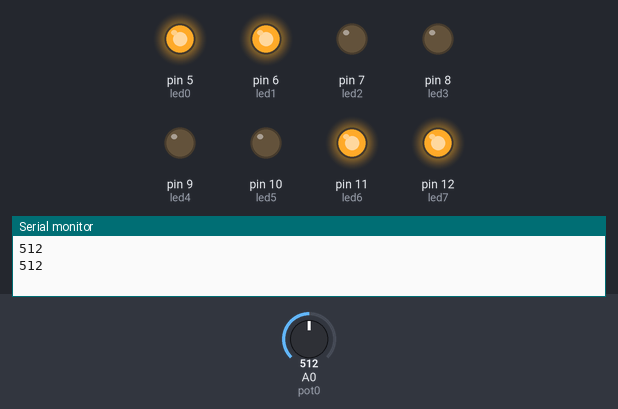
The sketch below on a simulated Arduino Uno, built with avr-gcc and run on an emulated ATmega328P. Parts: output pins drawn as LEDs (lit = HIGH), the last lines printed to the serial monitor. Dashed ring = blinking. Inputs (shaded band) come from the test bench; at power-on: A0 (pot0) = 512.

Above: at 7.0 s.
7.1 s: A0 (pot0) set to 122
At 12.0 s:
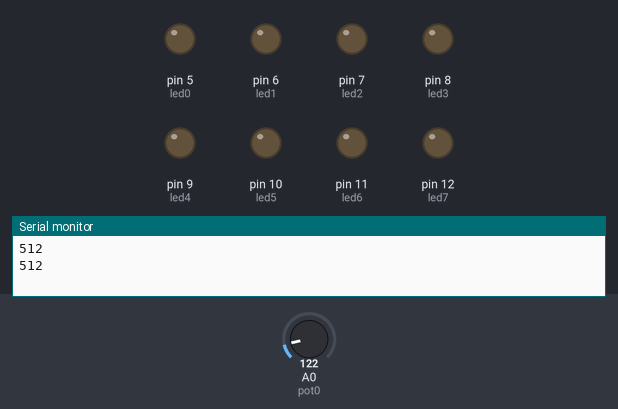
14.1 s: A0 (pot0) set to 0
At 14.3 s:
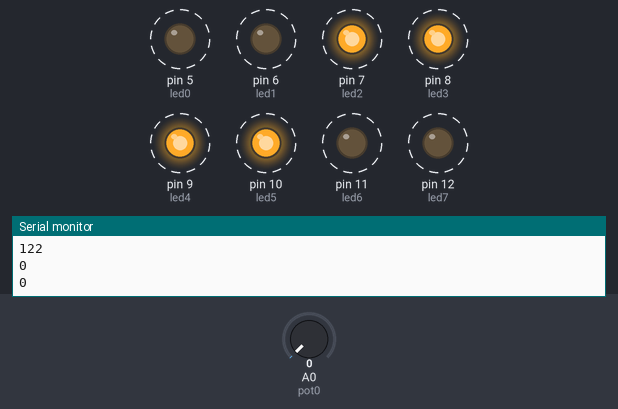
21.1 s: A0 (pot0) set to 306
At 21.9 s:
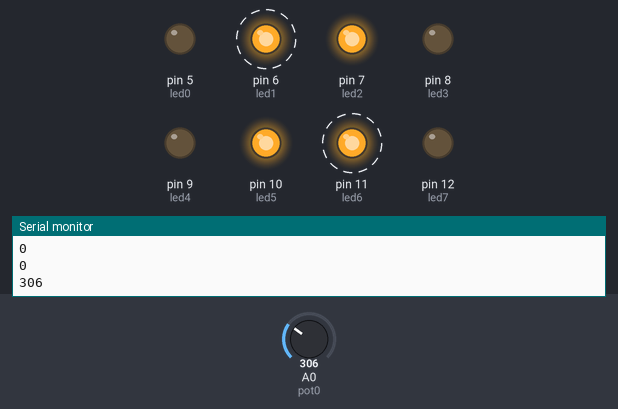
Timing chart, 0 to 34.1 s (numbered marks = the images above; inputs shaded):
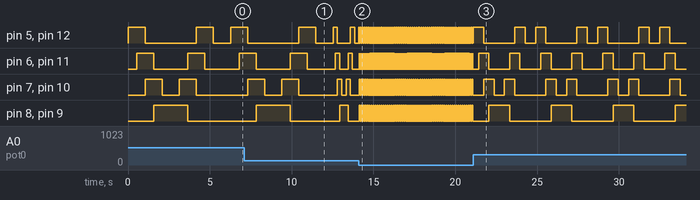

Measured:
- after the input at 14.1 s, pin 6 (led1), pin 11 (led6): alternates HIGH for 0.02 s and LOW for 0.04 s, starting at once; pin 8 (led3), pin 9 (led4): alternates HIGH for 0.04 s and LOW for 0.08 s, starting at once
- after the input at 21.1 s, pin 6 (led1), pin 11 (led6): alternates HIGH for 0.63 s and LOW for 1.3 s, starting after 0.33 s
- by itself, pin 5 (led0), pin 12 (led7): repeats every 3.8 s: LOW 1.9 s, HIGH 0.63 s, LOW 0.63 s, HIGH 0.63 s
- by itself, pin 6 (led1), pin 11 (led6): alternates HIGH for 1.0 s and LOW for 2.1 s
- by itself, pin 7 (led2), pin 10 (led5): repeats every 3.8 s: LOW 0.63 s, HIGH 0.63 s, LOW 1.9 s, HIGH 0.63 s

The sketch:

Velocitat-002.ino
```cpp
/***********************************************************************************/
/**                                                                               **/
/**                             Velocitat de 8 LEDs                               **/
/**                                                                               **/
/***********************************************************************************/
//********** Includes **************************************************************/
//********** Variables *************************************************************/
const byte led0 = 5;          // donar nom al pin 5 de l’Arduino
const byte led1 = 6;          // donar nom al pin 6 de l’Arduino
const byte led2 = 7;          // donar nom al pin 7 de l’Arduino
const byte led3 = 8;          // donar nom al pin 8 de l’Arduino
const byte led4 = 9;          // donar nom al pin 9 de l’Arduino
const byte led5 = 10;         // donar nom al pin 10 de l’Arduino
const byte led6 = 11;         // donar nom al pin 11 de l’Arduino
const byte led7 = 12;         // donar nom al pin 12 de l’Arduino
const byte pot0 = A0;         // donar nom al pin A0 de l’Arduino

unsigned long velocitat = 20;          // velocitat de l'acció en ms
int valPot0;                 // guardar valor del potenciometre

//********** Setup ****************************************************************
void setup()
{
  pinMode(led0, OUTPUT);     // definir el pin 5 com una sortida
  pinMode(led1, OUTPUT);     // definir el pin 6 com una sortida
  pinMode(led2, OUTPUT);     // definir el pin 7 com una sortida
  pinMode(led3, OUTPUT);     // definir el pin 8 com una sortida
  pinMode(led4, OUTPUT);     // definir el pin 9 com una sortida
  pinMode(led5, OUTPUT);     // definir el pin 10 com una sortida
  pinMode(led6, OUTPUT);     // definir el pin 11 com una sortida
  pinMode(led7, OUTPUT);     // definir el pin 12 com una sortida
  Serial.begin(9600);
}

//********** Loop *****************************************************************
void loop()
{
  valPot0 = analogRead(pot0);   // llegir valor del potenciòmetre
  Serial.println(valPot0);
  velocitat = 10 + valPot0;     // actualitzar velocitat amb el valor del potenciòmetre
  			          // anira de 10 a 1034ms
  digitalWrite(led0, HIGH);    // posar a 5V el pin 5
  digitalWrite(led1, LOW);    // posar a 5V el pin 6
  digitalWrite(led2, LOW);    // posar a 5V el pin 7
  digitalWrite(led3, LOW);    // posar a 5V el pin 8
  digitalWrite(led4, LOW);    // posar a 5V el pin 9
  digitalWrite(led5, LOW);    // posar a 5V el pin 10
  digitalWrite(led6, LOW);    // posar a 5V el pin 11
  digitalWrite(led7, HIGH);    // posar a 5V el pin 12

delay(velocitat);                  // es queden leds 500ms encesos

  digitalWrite(led0, HIGH);     // posar a 0V el pin 5
  digitalWrite(led1, HIGH);     // posar a 0V el pin 6
  digitalWrite(led2, LOW);     // posar a 0V el pin 7
  digitalWrite(led3, LOW);     // posar a 0V el pin 8
  digitalWrite(led4, LOW);     // posar a 0V el pin 9
  digitalWrite(led5, LOW);     // posar a 0V el pin 10
  digitalWrite(led6, HIGH);     // posar a 0V el pin 11
  digitalWrite(led7, HIGH);     // posar a 0V el pin 12

delay(velocitat);                // es queden leds 500ms apagats

  digitalWrite(led0, LOW);    // posar a 5V el pin 5
  digitalWrite(led1, HIGH);    // posar a 5V el pin 6
  digitalWrite(led2, HIGH);    // posar a 5V el pin 7
  digitalWrite(led3, LOW);    // posar a 5V el pin 8
  digitalWrite(led4, LOW);    // posar a 5V el pin 9
  digitalWrite(led5, HIGH);    // posar a 5V el pin 10
  digitalWrite(led6, HIGH);    // posar a 5V el pin 11
  digitalWrite(led7, LOW);    // posar a 5V el pin 12

delay(velocitat);                // es queden leds 500ms encesos

  digitalWrite(led0, LOW);    // posar a 5V el pin 5
  digitalWrite(led1, LOW);    // posar a 5V el pin 6
  digitalWrite(led2, HIGH);    // posar a 5V el pin 7
  digitalWrite(led3, HIGH);    // posar a 5V el pin 8
  digitalWrite(led4, HIGH);    // posar a 5V el pin 9
  digitalWrite(led5, HIGH);    // posar a 5V el pin 10
  digitalWrite(led6, LOW);    // posar a 5V el pin 11
  digitalWrite(led7, LOW);    // posar a 5V el pin 12

delay(velocitat);                 // es queden leds 500ms encesos

  digitalWrite(led0, LOW);    // posar a 5V el pin 5
  digitalWrite(led1, LOW);    // posar a 5V el pin 6
  digitalWrite(led2, LOW);    // posar a 5V el pin 7
  digitalWrite(led3, HIGH);    // posar a 5V el pin 8
  digitalWrite(led4, HIGH);    // posar a 5V el pin 9
  digitalWrite(led5, LOW);    // posar a 5V el pin 10
  digitalWrite(led6, LOW);    // posar a 5V el pin 11
  digitalWrite(led7, LOW);    // posar a 5V el pin 12

delay(velocitat);                 // es queden leds 500ms encesos

  digitalWrite(led0, LOW);    // posar a 5V el pin 5
  digitalWrite(led1, LOW);    // posar a 5V el pin 6
  digitalWrite(led2, LOW);    // posar a 5V el pin 7
  digitalWrite(led3, HIGH);    // posar a 5V el pin 8
  digitalWrite(led4, HIGH);    // posar a 5V el pin 9
  digitalWrite(led5, LOW);    // posar a 5V el pin 10
  digitalWrite(led6, LOW);    // posar a 5V el pin 11
  digitalWrite(led7, LOW);    // posar a 5V el pin 12

delay(velocitat);                // es queden leds 500ms encesos

  digitalWrite(led0, LOW);    // posar a 5V el pin 5
  digitalWrite(led1, LOW);    // posar a 5V el pin 6
  digitalWrite(led2, HIGH);    // posar a 5V el pin 7
  digitalWrite(led3, HIGH);    // posar a 5V el pin 8
  digitalWrite(led4, HIGH);    // posar a 5V el pin 9
  digitalWrite(led5, HIGH);    // posar a 5V el pin 10
  digitalWrite(led6, LOW);    // posar a 5V el pin 11
  digitalWrite(led7, LOW);    // posar a 5V el pin 12

delay(velocitat);                 // es queden leds 500ms apagats

  digitalWrite(led0, LOW);    // posar a 5V el pin 5
  digitalWrite(led1, HIGH);    // posar a 5V el pin 6
  digitalWrite(led2, HIGH);    // posar a 5V el pin 7
  digitalWrite(led3, LOW);    // posar a 5V el pin 8
  digitalWrite(led4, LOW);    // posar a 5V el pin 9
  digitalWrite(led5, HIGH);    // posar a 5V el pin 10
  digitalWrite(led6, HIGH);    // posar a 5V el pin 11
  digitalWrite(led7, LOW);    // posar a 5V el pin 12

delay(velocitat);                 // es queden leds 500ms encesos

  digitalWrite(led0, HIGH);     // posar a 0V el pin 5
  digitalWrite(led1, HIGH);     // posar a 0V el pin 6
  digitalWrite(led2, LOW);     // posar a 0V el pin 7
  digitalWrite(led3, LOW);     // posar a 0V el pin 8
  digitalWrite(led4, LOW);     // posar a 0V el pin 9
  digitalWrite(led5, LOW);     // posar a 0V el pin 10
  digitalWrite(led6, HIGH);     // posar a 0V el pin 11
  digitalWrite(led7, HIGH);     // posar a 0V el pin 12

delay(velocitat);
  digitalWrite(led0, HIGH);    // posar a 5V el pin 5
  digitalWrite(led1, LOW);    // posar a 5V el pin 6
  digitalWrite(led2, LOW);    // posar a 5V el pin 7
  digitalWrite(led3, LOW);    // posar a 5V el pin 8
  digitalWrite(led4, LOW);    // posar a 5V el pin 9
  digitalWrite(led5, LOW);    // posar a 5V el pin 10
  digitalWrite(led6, LOW);    // posar a 5V el pin 11
  digitalWrite(led7, HIGH);    // posar a 5V el pin 12

delay(velocitat);                 // es queden leds 500ms encesos

  digitalWrite(led0, LOW);    // posar a 5V el pin 5
  digitalWrite(led1, LOW);    // posar a 5V el pin 6
  digitalWrite(led2, LOW);    // posar a 5V el pin 7
  digitalWrite(led3, LOW);    // posar a 5V el pin 8
  digitalWrite(led4, LOW);    // posar a 5V el pin 9
  digitalWrite(led5, LOW);    // posar a 5V el pin 10
  digitalWrite(led6, LOW);    // posar a 5V el pin 11
  digitalWrite(led7, LOW);    // posar a 5V el pin 12

delay(velocitat);                 // es queden leds 500ms encesos

  digitalWrite(led0, LOW);    // posar a 5V el pin 5
  digitalWrite(led1, LOW);    // posar a 5V el pin 6
  digitalWrite(led2, LOW);    // posar a 5V el pin 7
  digitalWrite(led3, LOW);    // posar a 5V el pin 8
  digitalWrite(led4, LOW);    // posar a 5V el pin 9
  digitalWrite(led5, LOW);    // posar a 5V el pin 10
  digitalWrite(led6, LOW);    // posar a 5V el pin 11
  digitalWrite(led7, LOW);    // posar a 5V el pin 12

delay(velocitat);                 // es queden leds 500ms encesos
}
//********** Funcions *************************************************************
```
